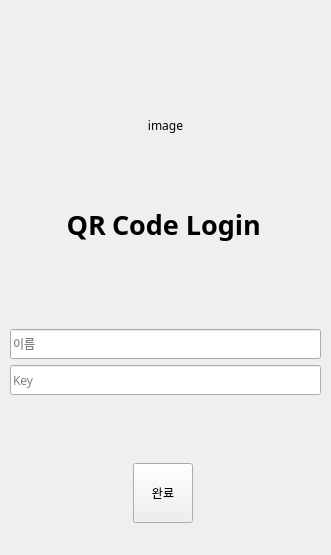
<?xml version="1.0" encoding="UTF-8"?>
<ui version="4.0">
 <class>Form</class>
 <widget class="QWidget" name="Form">
  <property name="geometry">
   <rect>
    <x>0</x>
    <y>0</y>
    <width>331</width>
    <height>555</height>
   </rect>
  </property>
  <property name="font">
   <font>
    <family>함초롬돋움</family>
   </font>
  </property>
  <property name="contextMenuPolicy">
   <enum>Qt::DefaultContextMenu</enum>
  </property>
  <property name="windowTitle">
   <string>QR code 인증</string>
  </property>
  <widget class="QWidget" name="verticalLayoutWidget">
   <property name="geometry">
    <rect>
     <x>10</x>
     <y>0</y>
     <width>311</width>
     <height>3580</height>
    </rect>
   </property>
   <layout class="QVBoxLayout" name="verticalLayout">
    <property name="sizeConstraint">
     <enum>QLayout::SetDefaultConstraint</enum>
    </property>
    <item>
     <spacer name="verticalSpacer">
      <property name="orientation">
       <enum>Qt::Vertical</enum>
      </property>
      <property name="sizeType">
       <enum>QSizePolicy::Fixed</enum>
      </property>
      <property name="sizeHint" stdset="0">
       <size>
        <width>20</width>
        <height>50</height>
       </size>
      </property>
     </spacer>
    </item>
    <item>
     <widget class="QLabel" name="label_logo">
      <property name="enabled">
       <bool>true</bool>
      </property>
      <property name="sizePolicy">
       <sizepolicy hsizetype="Preferred" vsizetype="Preferred">
        <horstretch>0</horstretch>
        <verstretch>0</verstretch>
       </sizepolicy>
      </property>
      <property name="minimumSize">
       <size>
        <width>150</width>
        <height>150</height>
       </size>
      </property>
      <property name="text">
       <string>image</string>
      </property>
      <property name="alignment">
       <set>Qt::AlignCenter</set>
      </property>
     </widget>
    </item>
    <item>
     <layout class="QHBoxLayout" name="horizontalLayout">
      <item>
       <widget class="QLabel" name="label_QR">
        <property name="font">
         <font>
          <pointsize>20</pointsize>
          <weight>75</weight>
          <bold>true</bold>
         </font>
        </property>
        <property name="text">
         <string>QR</string>
        </property>
        <property name="alignment">
         <set>Qt::AlignRight|Qt::AlignTrailing|Qt::AlignVCenter</set>
        </property>
       </widget>
      </item>
      <item>
       <widget class="QLabel" name="label_CodeLogin">
        <property name="font">
         <font>
          <pointsize>20</pointsize>
          <weight>75</weight>
          <bold>true</bold>
         </font>
        </property>
        <property name="text">
         <string>Code Login</string>
        </property>
       </widget>
      </item>
      <item>
       <spacer name="horizontalSpacer">
        <property name="orientation">
         <enum>Qt::Horizontal</enum>
        </property>
        <property name="sizeType">
         <enum>QSizePolicy::Fixed</enum>
        </property>
        <property name="sizeHint" stdset="0">
         <size>
          <width>60</width>
          <height>20</height>
         </size>
        </property>
       </spacer>
      </item>
     </layout>
    </item>
    <item>
     <spacer name="verticalSpacer_4">
      <property name="orientation">
       <enum>Qt::Vertical</enum>
      </property>
      <property name="sizeType">
       <enum>QSizePolicy::Fixed</enum>
      </property>
      <property name="sizeHint" stdset="0">
       <size>
        <width>20</width>
        <height>80</height>
       </size>
      </property>
     </spacer>
    </item>
    <item>
     <widget class="QLineEdit" name="lineEdit_name">
      <property name="minimumSize">
       <size>
        <width>0</width>
        <height>30</height>
       </size>
      </property>
      <property name="maximumSize">
       <size>
        <width>16777215</width>
        <height>16777215</height>
       </size>
      </property>
      <property name="placeholderText">
       <string>이름</string>
      </property>
     </widget>
    </item>
    <item>
     <widget class="QLineEdit" name="lineEdit_key">
      <property name="minimumSize">
       <size>
        <width>0</width>
        <height>30</height>
       </size>
      </property>
      <property name="echoMode">
       <enum>QLineEdit::Password</enum>
      </property>
      <property name="placeholderText">
       <string>Key</string>
      </property>
     </widget>
    </item>
    <item>
     <widget class="QLabel" name="label_notice">
      <property name="text">
       <string/>
      </property>
     </widget>
    </item>
    <item>
     <spacer name="verticalSpacer_3">
      <property name="orientation">
       <enum>Qt::Vertical</enum>
      </property>
      <property name="sizeType">
       <enum>QSizePolicy::Fixed</enum>
      </property>
      <property name="sizeHint" stdset="0">
       <size>
        <width>20</width>
        <height>40</height>
       </size>
      </property>
     </spacer>
    </item>
    <item>
     <layout class="QVBoxLayout" name="verticalLayout_2">
      <property name="spacing">
       <number>5</number>
      </property>
      <property name="sizeConstraint">
       <enum>QLayout::SetDefaultConstraint</enum>
      </property>
      <property name="leftMargin">
       <number>0</number>
      </property>
      <property name="rightMargin">
       <number>128</number>
      </property>
      <item>
       <widget class="QPushButton" name="pushButton_qr">
        <property name="sizePolicy">
         <sizepolicy hsizetype="Fixed" vsizetype="Fixed">
          <horstretch>0</horstretch>
          <verstretch>0</verstretch>
         </sizepolicy>
        </property>
        <property name="minimumSize">
         <size>
          <width>60</width>
          <height>60</height>
         </size>
        </property>
        <property name="maximumSize">
         <size>
          <width>60</width>
          <height>60</height>
         </size>
        </property>
        <property name="layoutDirection">
         <enum>Qt::RightToLeft</enum>
        </property>
        <property name="text">
         <string>완료</string>
        </property>
        <property name="autoDefault">
         <bool>false</bool>
        </property>
        <property name="default">
         <bool>false</bool>
        </property>
        <property name="flat">
         <bool>false</bool>
        </property>
       </widget>
      </item>
     </layout>
    </item>
    <item>
     <spacer name="verticalSpacer_2">
      <property name="orientation">
       <enum>Qt::Vertical</enum>
      </property>
      <property name="sizeHint" stdset="0">
       <size>
        <width>20</width>
        <height>40</height>
       </size>
      </property>
     </spacer>
    </item>
   </layout>
  </widget>
  <widget class="QLabel" name="label_background">
   <property name="geometry">
    <rect>
     <x>0</x>
     <y>0</y>
     <width>341</width>
     <height>561</height>
    </rect>
   </property>
   <property name="text">
    <string/>
   </property>
  </widget>
  <zorder>label_background</zorder>
  <zorder>verticalLayoutWidget</zorder>
 </widget>
 <resources/>
 <connections/>
</ui>
